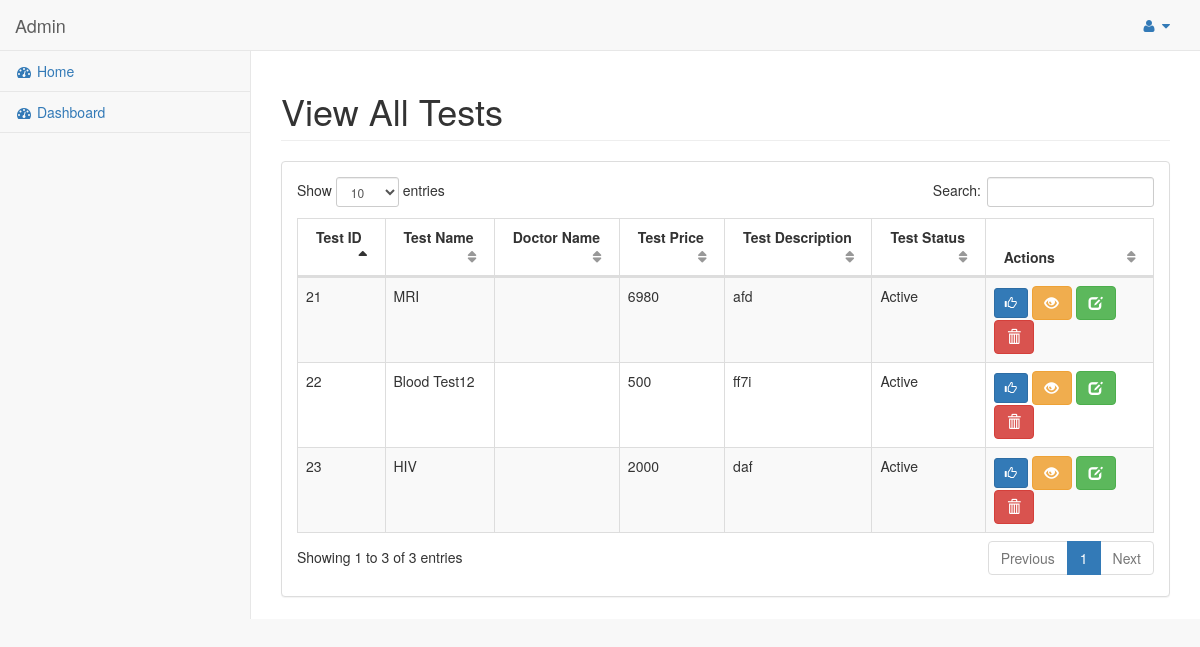
The page /index.php/test/manage_test on the database its author committed.
### tables this page shows
CREATE TABLE `tbl_test` (
  `test_id` int(11) NOT NULL,
  `doc_id` int(11) NOT NULL,
  `test_name` varchar(100) NOT NULL,
  `test_price` int(100) NOT NULL,
  `test_desc` text NOT NULL,
  `test_status` tinyint(3) NOT NULL
);

### application/controllers/Test.php (called while the page is built, shortened)
<?php
class Test extends CI_Controller
{
    public function __construct()
    {
        $this->load->model('test_model');
    }
    public function manage_test()
    {
        $data = array();
        $data['test_data'] = $this->test_model->select_all_tests();
        $data['dashboard'] = $this->load->view('admin/admin_pages/manage_test_form', $data, true);
        $this->load->view('admin/admin_master', $data);
    }
}

### index.php (called while the page is built, shortened)
<?php
require_once BASEPATH.'core/CodeIgniter.php';

### application/models/Test_model.php (called while the page is built, shortened)
<?php
class Test_model extends CI_Model
{
    public function select_all_tests()
    {
        $result= $this->db->select('*')
            ->from('tbl_test')
            ->get()
            ->result();
        return $result;
    }
}

### application/views/admin/admin_pages/manage_test_form.php (the view, shortened to what this page needs)
<div class="row">
    <div class="col-lg-12">
        <h1 class="page-header">View All Tests</h1>
    </div>
</div>
<div class="row">
    <div class="col-lg-12">
        <div class="panel panel-default">
            <div class="panel-body">
                <table width="100%" class="table table-striped table-bordered table-hover" id="dataTables-example">
                    <thead>
                    <tr>
                        <th>Test ID</th>
                        <th>Test Name</th>
                        <th>Doctor Name</th>
                        <th>Test Price</th>
                        <th>Test Description</th>
                        <th>Test Status</th>
                        <th>Actions</th>
                    </tr>
                    </thead>
                    <tbody>
                    <?php
                    foreach ($test_data as $v_test) {
                        $doc_name = $this->doctor_model->get_doctor_record_for_image($v_test->doc_id);
                        ?>
                        <tr>
                            <td><?php echo $v_test->test_id?></td>
                            <td><?php echo $v_test->test_name?></td>
                            <td><?php echo $doc_name->doc_name?></td>
                            <td><?php echo $v_test->test_price?></td>
                            <td><?php echo $v_test->test_desc?></td>
                            <td>
                                <?php
                                if($v_test->test_status ==1){
                                    echo 'Active';
                                }
                                elseif($v_test->test_status ==2){
                                    echo 'Inactive';
                                }
                                ?>
                            </td>
                            <td>
                                <?php if($v_test->test_status ==1 ){?>
                                    <a href="<?php echo base_url("change-test-status/$v_test->test_id/2")?>" class='btn btn-primary btn-sm' title="Update Status">
                                        <i class="glyphicon glyphicon-thumbs-up"></i>
                                    </a>
                                <?php } elseif($v_test->test_status ==2) { ?>
                                    <a href="<?php echo base_url("change-test-status/$v_test->test_id/1")?>" class='btn btn-primary btn-sm' title="Update Status">
                                        <i class="glyphicon glyphicon-thumbs-down"></i>
                                    </a>
                                <?php } ?>
                                <a href="<?php echo base_url("view-test/$v_test->test_id")?>" class="btn btn-warning" title="View"><span class="glyphicon glyphicon-eye-open"></span></a>
                                <a href="<?php echo base_url("edit-test/$v_test->test_id")?>" class="btn btn-success" title="Edit"><span class="glyphicon glyphicon-edit"></span></a>
                                <a href="<?php echo base_url("delete-test/$v_test->test_id")?>" class="btn btn-danger" title="Delete" onclick="return confirm('Are you sure want to delete!!')"><span class="glyphicon glyphicon-trash"></span></a>
                            </td>
                        </tr>
                    <?php }?>
                    </tbody>
                </table>
            </div>
        </div>
    </div>
</div>

### rows shown on the page
tbl_test: test_id "21", test_name "MRI", test_price "6980", test_desc "afd", test_status "Active"
tbl_test: test_id "22", test_name "Blood Test12", test_price "500", test_desc "ff7i", test_status "Active"
tbl_test: test_id "23", test_name "HIV", test_price "2000", test_desc "daf", test_status "Active"
